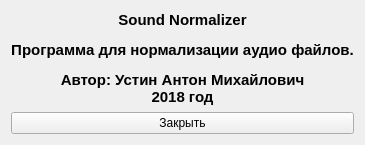
<?xml version="1.0" encoding="UTF-8"?>
<ui version="4.0">
 <class>aboutWidget</class>
 <widget class="QWidget" name="aboutWidget">
  <property name="geometry">
   <rect>
    <x>0</x>
    <y>0</y>
    <width>338</width>
    <height>142</height>
   </rect>
  </property>
  <property name="sizePolicy">
   <sizepolicy hsizetype="Fixed" vsizetype="Fixed">
    <horstretch>0</horstretch>
    <verstretch>0</verstretch>
   </sizepolicy>
  </property>
  <property name="windowTitle">
   <string>Form</string>
  </property>
  <layout class="QVBoxLayout" name="verticalLayout">
   <item>
    <widget class="QLabel" name="label">
     <property name="font">
      <font>
       <pointsize>11</pointsize>
       <weight>75</weight>
       <bold>true</bold>
      </font>
     </property>
     <property name="text">
      <string>&lt;html&gt;&lt;head/&gt;&lt;body&gt;&lt;p align=&quot;center&quot;&gt;&lt;span style=&quot; font-weight:600;&quot;&gt;Sound Normalizer&lt;/span&gt;&lt;/p&gt;&lt;p align=&quot;center&quot;&gt;Программа для нормализации аудио файлов.&lt;/p&gt;&lt;p align=&quot;center&quot;&gt;Автор: Устин Антон Михайлович&lt;br/&gt;2018 год&lt;/p&gt;&lt;/body&gt;&lt;/html&gt;</string>
     </property>
     <property name="alignment">
      <set>Qt::AlignCenter</set>
     </property>
    </widget>
   </item>
   <item>
    <widget class="QPushButton" name="pushButton">
     <property name="text">
      <string>Закрыть</string>
     </property>
    </widget>
   </item>
  </layout>
 </widget>
 <resources/>
 <connections>
  <connection>
   <sender>pushButton</sender>
   <signal>clicked()</signal>
   <receiver>aboutWidget</receiver>
   <slot>close()</slot>
   <hints>
    <hint type="sourcelabel">
     <x>168</x>
     <y>119</y>
    </hint>
    <hint type="destinationlabel">
     <x>168</x>
     <y>70</y>
    </hint>
   </hints>
  </connection>
 </connections>
</ui>
